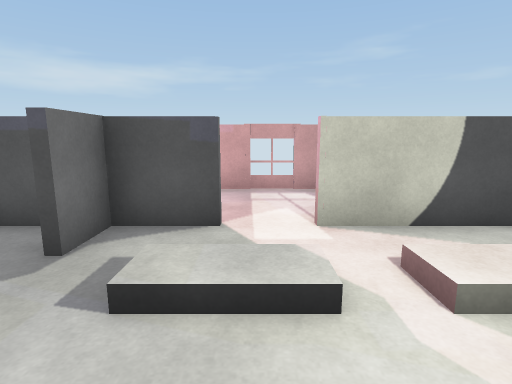
[1] (above)

13 first-person views from a walk through a 3-D level made in the Unity game engine. The camera is 1.3 m above the floor, tilts 10° down and sees 80° across. The floor is counted in squares, 1 m on a side. Each view is taken from the middle of a square. On the plan, view 1 faces up. The plan holds only what a view shows up to about 14 squares ahead; the rest is blank. The place goes on beyond the plan. The player is left out. Door leaves are left out, so doorways stand open.

[2]
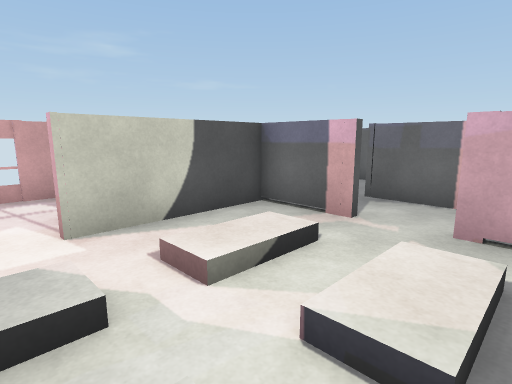

[3]
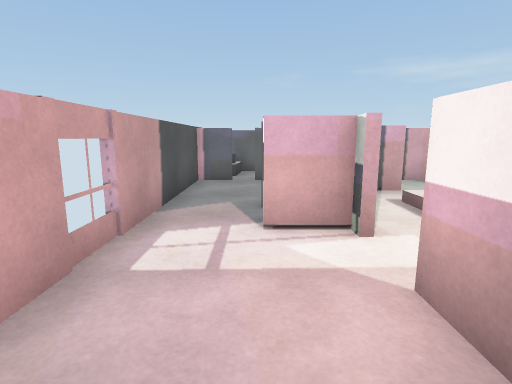

[4]
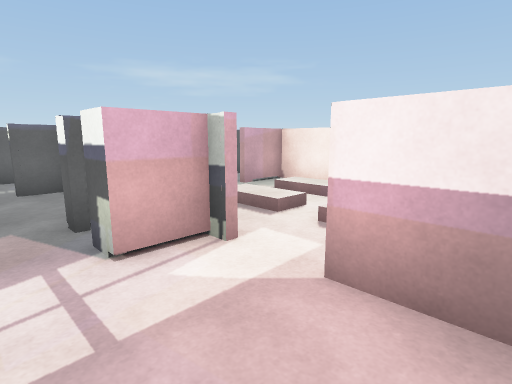

[5]
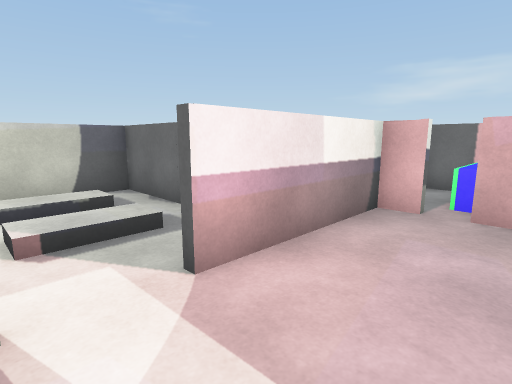

[6]
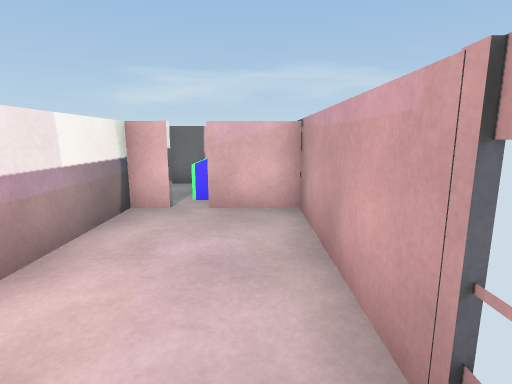

[7]
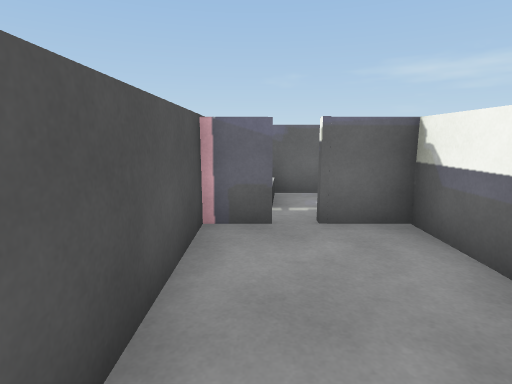

[8]
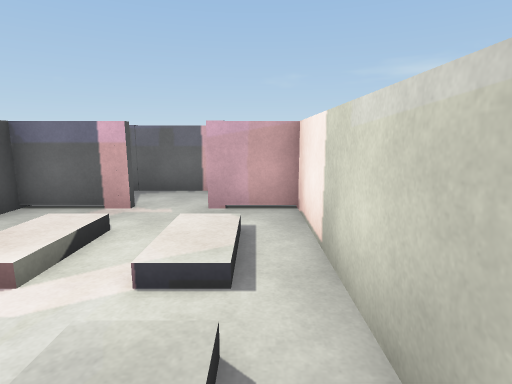

[9]
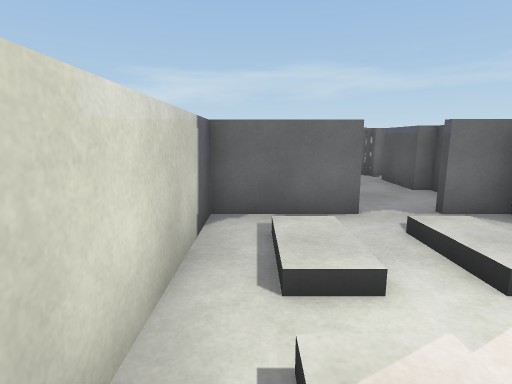

[10]
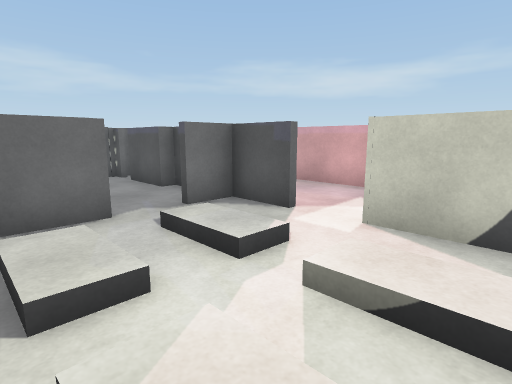

[11]
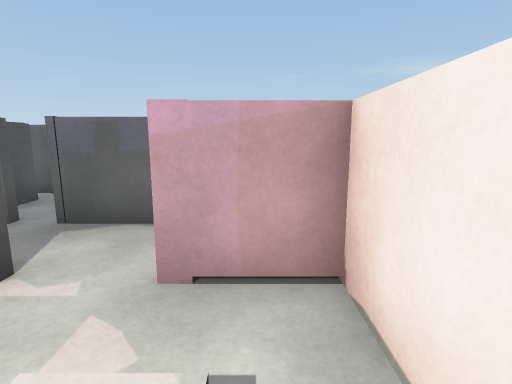

[12]
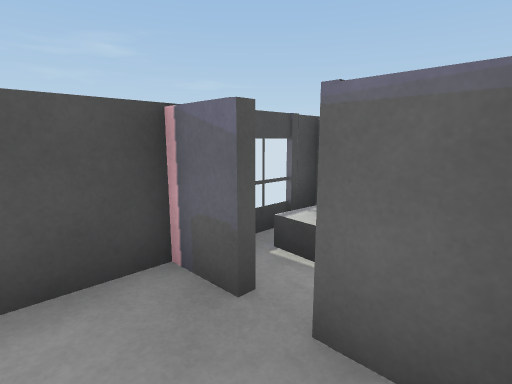

[13]
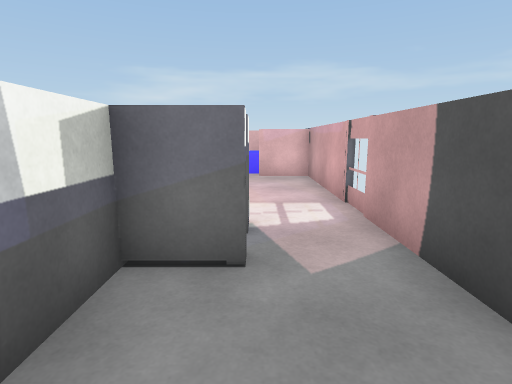

### Floor plan
Key: @ floor where view 1 was taken; # wall or solid block; . floor; / step, stairs or slope; D open door; O other object.
Columns run from 5 left of view 1 to 9 right of it. Each row starts with its distance up from view 1.
  8 ###############
  7 #...........DO#
  6 D.....#DD...D.#
  5 #....DD##...##D
  4 #####...####D
  3    D//.//.#
  2    D//.//.D
  1    #//.//.D
  0    #/@.//.#
 -1    ########

Positions as (right, up) in squares from view 1, and headings:
1: (0, 0), facing up
2: (0, 0), facing up-right
3: (-3, 6), facing right
4: (-2, 7), facing down-right
5: (1, 7), facing down-left
6: (1, 7), facing left
7: (2, 7), facing right
8: (-1, 0), facing right
9: (3, 0), facing left
10: (3, 0), facing up-left
11: (2, 0), facing right
12: (5, 5), facing up-right
13: (6, 6), facing left
